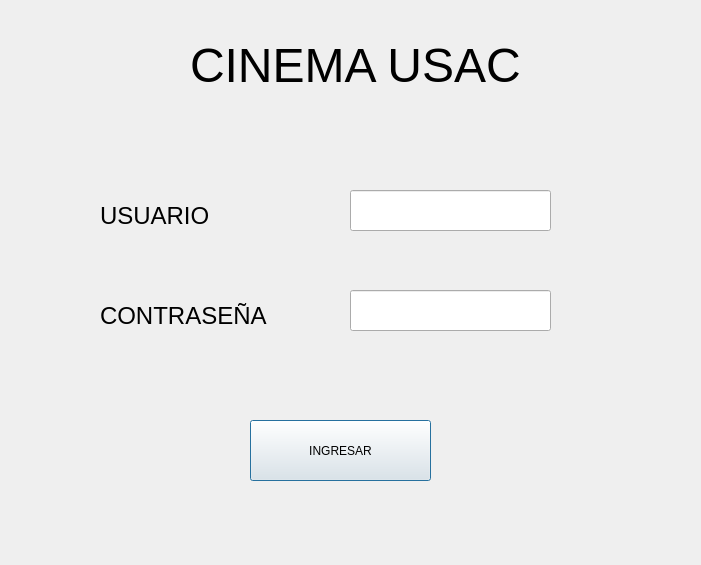
<?xml version="1.0" encoding="UTF-8"?>
<ui version="4.0">
 <class>login</class>
 <widget class="QDialog" name="login">
  <property name="geometry">
   <rect>
    <x>0</x>
    <y>0</y>
    <width>701</width>
    <height>565</height>
   </rect>
  </property>
  <property name="windowTitle">
   <string>Dialog</string>
  </property>
  <widget class="QLabel" name="label">
   <property name="geometry">
    <rect>
     <x>190</x>
     <y>30</y>
     <width>391</width>
     <height>71</height>
    </rect>
   </property>
   <property name="font">
    <font>
     <pointsize>36</pointsize>
    </font>
   </property>
   <property name="text">
    <string>CINEMA USAC</string>
   </property>
  </widget>
  <widget class="QLabel" name="label_2">
   <property name="geometry">
    <rect>
     <x>100</x>
     <y>200</y>
     <width>131</width>
     <height>31</height>
    </rect>
   </property>
   <property name="font">
    <font>
     <pointsize>18</pointsize>
    </font>
   </property>
   <property name="text">
    <string>USUARIO</string>
   </property>
  </widget>
  <widget class="QLabel" name="label_3">
   <property name="geometry">
    <rect>
     <x>100</x>
     <y>300</y>
     <width>191</width>
     <height>31</height>
    </rect>
   </property>
   <property name="font">
    <font>
     <pointsize>18</pointsize>
    </font>
   </property>
   <property name="text">
    <string>CONTRASEÑA</string>
   </property>
  </widget>
  <widget class="QLineEdit" name="lineEdit">
   <property name="geometry">
    <rect>
     <x>350</x>
     <y>190</y>
     <width>201</width>
     <height>41</height>
    </rect>
   </property>
  </widget>
  <widget class="QLineEdit" name="lineEdit_2">
   <property name="geometry">
    <rect>
     <x>350</x>
     <y>290</y>
     <width>201</width>
     <height>41</height>
    </rect>
   </property>
   <property name="echoMode">
    <enum>QLineEdit::EchoMode::Password</enum>
   </property>
  </widget>
  <widget class="QPushButton" name="btnIngresar">
   <property name="geometry">
    <rect>
     <x>250</x>
     <y>420</y>
     <width>181</width>
     <height>61</height>
    </rect>
   </property>
   <property name="text">
    <string>INGRESAR</string>
   </property>
  </widget>
 </widget>
 <resources/>
 <connections/>
</ui>
